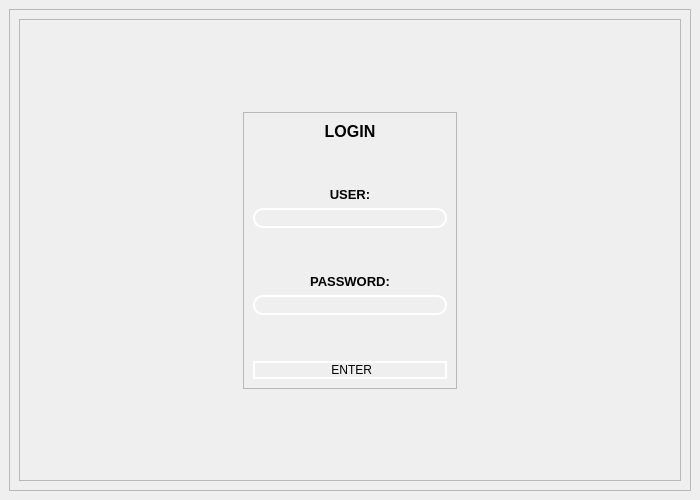
<?xml version="1.0" encoding="UTF-8"?>
<ui version="4.0">
 <class>MainWindow</class>
 <widget class="QMainWindow" name="MainWindow">
  <property name="geometry">
   <rect>
    <x>0</x>
    <y>0</y>
    <width>700</width>
    <height>500</height>
   </rect>
  </property>
  <property name="minimumSize">
   <size>
    <width>700</width>
    <height>500</height>
   </size>
  </property>
  <property name="maximumSize">
   <size>
    <width>700</width>
    <height>500</height>
   </size>
  </property>
  <property name="windowTitle">
   <string>MainWindow</string>
  </property>
  <widget class="QWidget" name="centralwidget">
   <layout class="QVBoxLayout" name="verticalLayout">
    <item>
     <widget class="QFrame" name="frame">
      <property name="styleSheet">
       <string notr="true">background-image:url(fondo.jpg)</string>
      </property>
      <property name="frameShape">
       <enum>QFrame::StyledPanel</enum>
      </property>
      <property name="frameShadow">
       <enum>QFrame::Raised</enum>
      </property>
      <layout class="QVBoxLayout" name="verticalLayout_2">
       <item>
        <widget class="QFrame" name="frame_3">
         <property name="styleSheet">
          <string notr="true"/>
         </property>
         <property name="frameShape">
          <enum>QFrame::StyledPanel</enum>
         </property>
         <property name="frameShadow">
          <enum>QFrame::Raised</enum>
         </property>
         <layout class="QHBoxLayout" name="horizontalLayout_2">
          <item>
           <spacer name="horizontalSpacer_2">
            <property name="orientation">
             <enum>Qt::Horizontal</enum>
            </property>
            <property name="sizeHint" stdset="0">
             <size>
              <width>207</width>
              <height>20</height>
             </size>
            </property>
           </spacer>
          </item>
          <item>
           <layout class="QVBoxLayout" name="verticalLayout_4">
            <item>
             <spacer name="verticalSpacer">
              <property name="orientation">
               <enum>Qt::Vertical</enum>
              </property>
              <property name="sizeHint" stdset="0">
               <size>
                <width>20</width>
                <height>40</height>
               </size>
              </property>
             </spacer>
            </item>
            <item>
             <widget class="QFrame" name="frame_4">
              <property name="maximumSize">
               <size>
                <width>400</width>
                <height>600</height>
               </size>
              </property>
              <property name="styleSheet">
               <string notr="true">Qlabel{
	color:rgb(255,255,254);
	font: 12pt&quot;Arial&quot;;
	background-color:rgba(0,0,0,0);
}

QLineEdit{
background-color:rgba(0,0,0,0);
border-radius:10px;
font: 12pt&quot;Arial&quot;;
color: rgb(0,0,0);
border: 2px solid rgb(255,255,255);
}

QLineEdit:hover{
background-color:rgba(0,0,0,0);
border-radius:10px;
font: 12pt &quot;Arial&quot;;
border: 2px solid rgb(12,103,242);
}

QLineEdit:focus{
background-color:rgb(205,239,248);
border-radius:10px;
font: 12pt &quot;Arial&quot;;
border: 2px solid rgb(120,0,171);
}

QPushButton{
border-radius:10px;
font: 12pt &quot;Arial&quot;;
color: rgb (255,255,254);
border:  2px solid #ffffff;
}

QPushBotton:hover{
border-radius:10px;
font: 12pt &quot;Arial&quot;;
color: rgb (255,255,255);
border:  2px solid rgb(120,0,171);
	background-color:rgb(120,0,171);
}</string>
              </property>
              <property name="frameShape">
               <enum>QFrame::StyledPanel</enum>
              </property>
              <property name="frameShadow">
               <enum>QFrame::Raised</enum>
              </property>
              <layout class="QVBoxLayout" name="verticalLayout_3">
               <item>
                <widget class="QLabel" name="texto_login">
                 <property name="maximumSize">
                  <size>
                   <width>16777215</width>
                   <height>50</height>
                  </size>
                 </property>
                 <property name="font">
                  <font>
                   <family>Arial</family>
                   <pointsize>12</pointsize>
                   <weight>75</weight>
                   <bold>true</bold>
                  </font>
                 </property>
                 <property name="text">
                  <string>LOGIN</string>
                 </property>
                 <property name="alignment">
                  <set>Qt::AlignCenter</set>
                 </property>
                </widget>
               </item>
               <item>
                <spacer name="verticalSpacer_3">
                 <property name="orientation">
                  <enum>Qt::Vertical</enum>
                 </property>
                 <property name="sizeHint" stdset="0">
                  <size>
                   <width>20</width>
                   <height>40</height>
                  </size>
                 </property>
                </spacer>
               </item>
               <item>
                <widget class="QLabel" name="texto_user">
                 <property name="font">
                  <font>
                   <pointsize>10</pointsize>
                   <weight>75</weight>
                   <bold>true</bold>
                  </font>
                 </property>
                 <property name="text">
                  <string>USER:</string>
                 </property>
                 <property name="alignment">
                  <set>Qt::AlignCenter</set>
                 </property>
                </widget>
               </item>
               <item>
                <widget class="QLineEdit" name="line_user"/>
               </item>
               <item>
                <spacer name="verticalSpacer_4">
                 <property name="orientation">
                  <enum>Qt::Vertical</enum>
                 </property>
                 <property name="sizeHint" stdset="0">
                  <size>
                   <width>20</width>
                   <height>40</height>
                  </size>
                 </property>
                </spacer>
               </item>
               <item>
                <widget class="QLabel" name="label_3">
                 <property name="font">
                  <font>
                   <pointsize>10</pointsize>
                   <weight>75</weight>
                   <bold>true</bold>
                  </font>
                 </property>
                 <property name="text">
                  <string>PASSWORD:</string>
                 </property>
                 <property name="alignment">
                  <set>Qt::AlignCenter</set>
                 </property>
                </widget>
               </item>
               <item>
                <widget class="QLineEdit" name="line_password">
                 <property name="echoMode">
                  <enum>QLineEdit::Password</enum>
                 </property>
                </widget>
               </item>
               <item>
                <spacer name="verticalSpacer_5">
                 <property name="orientation">
                  <enum>Qt::Vertical</enum>
                 </property>
                 <property name="sizeHint" stdset="0">
                  <size>
                   <width>20</width>
                   <height>40</height>
                  </size>
                 </property>
                </spacer>
               </item>
               <item>
                <widget class="QPushButton" name="ingresar">
                 <property name="enabled">
                  <bool>true</bool>
                 </property>
                 <property name="text">
                  <string> ENTER</string>
                 </property>
                </widget>
               </item>
              </layout>
             </widget>
            </item>
            <item>
             <spacer name="verticalSpacer_2">
              <property name="orientation">
               <enum>Qt::Vertical</enum>
              </property>
              <property name="sizeHint" stdset="0">
               <size>
                <width>20</width>
                <height>40</height>
               </size>
              </property>
             </spacer>
            </item>
           </layout>
          </item>
          <item>
           <spacer name="horizontalSpacer_3">
            <property name="orientation">
             <enum>Qt::Horizontal</enum>
            </property>
            <property name="sizeHint" stdset="0">
             <size>
              <width>207</width>
              <height>20</height>
             </size>
            </property>
           </spacer>
          </item>
         </layout>
        </widget>
       </item>
      </layout>
     </widget>
    </item>
   </layout>
  </widget>
 </widget>
 <resources>
  <include location="../archivo_recursos.qrc"/>
 </resources>
 <connections/>
</ui>
